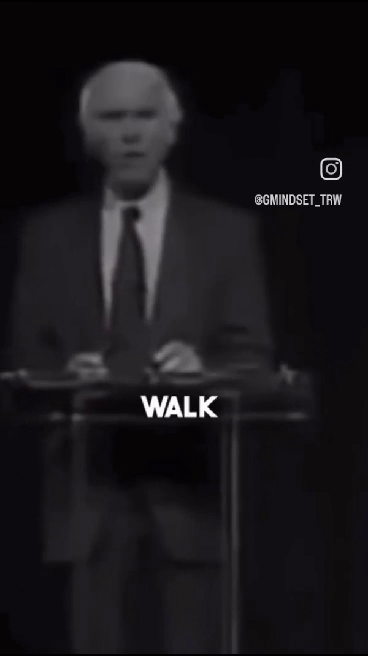
#> input picture frame 43 of 29_MEANSHIFT_AND_CAMSHIFT/traffic.mp4, 368 x 656 px
$ python sample2.py
#> lines starting #> are read from the running program, lines starting #| are printed output that depends on the picture
import numpy as np
import cv2 as cv

cap = cv.VideoCapture('traffic.mp4')
ret,frame = cap.read()
#> frame is the input picture: shape (656, 368, 3); mean B, G, R 26.4, 22.5, 25.2

# dimensions of initial location of window
x, y, w, h = 300, 200, 100, 50

tracker = (x, y, w, h)

region = frame[y:y+h, x:x+w]
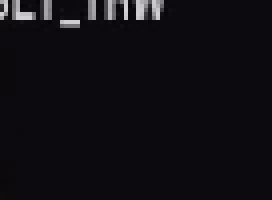
#> region: shape (50, 68, 3) (shown 4 times larger); mean B, G, R 19.5, 13.6, 16.6

hsv_reg = cv.cvtColor(region, cv.COLOR_BGR2HSV)
#> hsv_reg: shape (50, 68, 3); mean H, S, V 135.3, 98.1, 19.5

mask = cv.inRange(hsv_reg, np.array((0., 60.,32.)), np.array((180.,255.,255.)))
#> mask: shape (50, 68); every value is 0

reg_hist = cv.calcHist([hsv_reg],[0],mask,[180],[0,180])
#> reg_hist = 180 values from 0 to 0

cv.normalize(reg_hist,reg_hist,0,255,cv.NORM_MINMAX)


# Setup the termination criteria
criteria = ( cv.TERM_CRITERIA_EPS | cv.TERM_CRITERIA_COUNT, 10, 1 )
while(1):
    ret, frame = cap.read()

    if ret == True:
        hsv = cv.cvtColor(frame, cv.COLOR_BGR2HSV)
#> hsv: shape (656, 368, 3); mean H, S, V 145.3, 62, 26.6
        dst = cv.calcBackProject([hsv],[0],reg_hist,[0,180],1)
#> dst: shape (656, 368); every value is 0

        # apply camshift
        ret, tracker = cv.CamShift(dst, tracker, criteria)
#> ret = ((0, 0), (0, 0), 0); tracker = (290, 190, 78, 70)
        pts = cv.boxPoints(ret)
#> pts = [[0, 0], [0, 0], [0, 0], [0, 0]]
        pts = np.int0(pts)
        img = cv.polylines(frame,[pts],True, 255,2)
        cv.imshow('img',img)

        k = cv.waitKey(30) & 0xff
#> (key Esc is pressed here)
        if k==115:
            cv.imwrite('capture.png', img)

        if k == 27:
            break

$ run again, starting later in the video
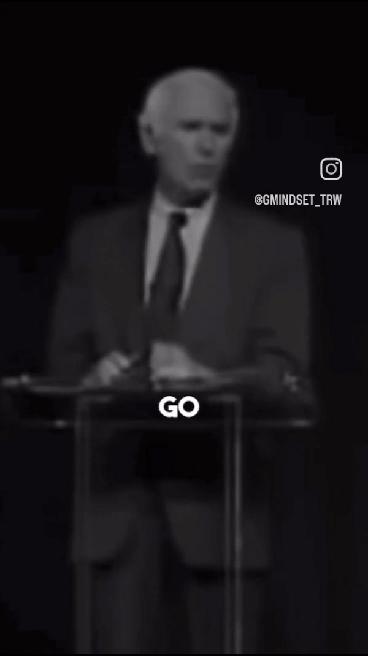
#> input picture frame 197 of 29_MEANSHIFT_AND_CAMSHIFT/traffic.mp4, 368 x 656 px
#> frame is the input picture: shape (656, 368, 3); mean B, G, R 25.2, 21.6, 24.2
#> `region = frame[y:y+h, x:x+w]`:
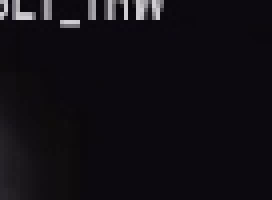
#> region: shape (50, 68, 3) (shown 4 times larger); mean B, G, R 20.2, 14.8, 17.8
#> hsv_reg: shape (50, 68, 3); mean H, S, V 137.8, 88.7, 20.3
#> mask: shape (50, 68); every value is 0
#> reg_hist = 180 values from 0 to 0
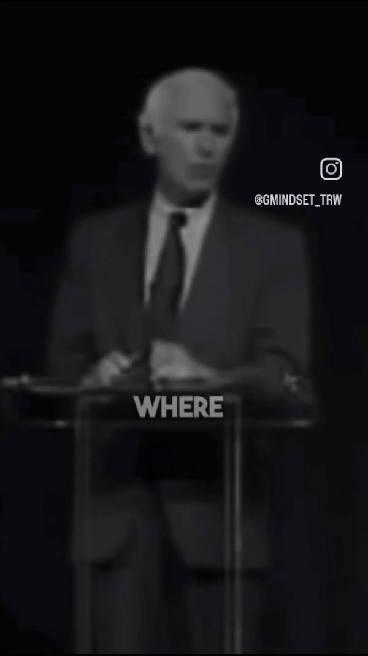
#> input picture frame 198 of 29_MEANSHIFT_AND_CAMSHIFT/traffic.mp4, 368 x 656 px
#> frame is the input picture: shape (656, 368, 3); mean B, G, R 25.2, 21.6, 24.3
#> hsv: shape (656, 368, 3); mean H, S, V 146.9, 62.1, 25.5
#> dst: shape (656, 368); every value is 0
#> ret = ((0, 0), (0, 0), 0); tracker = (290, 190, 78, 70)
#> pts = [[0, 0], [0, 0], [0, 0], [0, 0]]

$ run again, starting later in the video
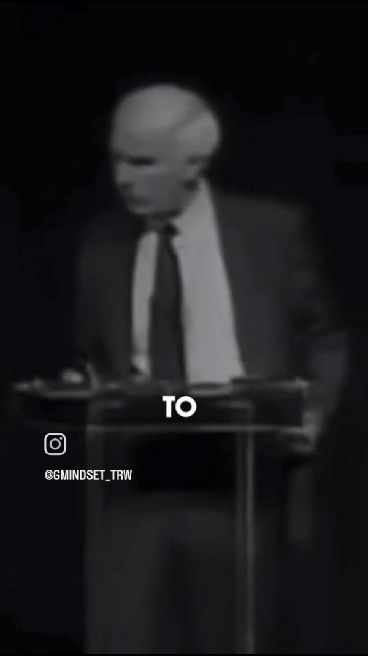
#> input picture frame 351 of 29_MEANSHIFT_AND_CAMSHIFT/traffic.mp4, 368 x 656 px
#> frame is the input picture: shape (656, 368, 3); mean B, G, R 29.7, 25.9, 28.6
#> `region = frame[y:y+h, x:x+w]`:
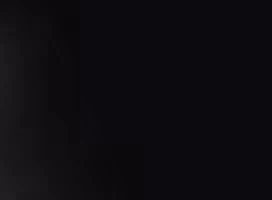
#> region: shape (50, 68, 3) (shown 4 times larger); mean B, G, R 16.6, 11.3, 14.3
#> hsv_reg: shape (50, 68, 3); mean H, S, V 137.9, 85.6, 16.6
#> mask: shape (50, 68); every value is 0
#> reg_hist = 180 values from 0 to 0
#> hsv: shape (656, 368, 3); mean H, S, V 145.9, 63.4, 29.7
#> dst: shape (656, 368); every value is 0
#> ret = ((0, 0), (0, 0), 0); tracker = (290, 190, 78, 70)
#> pts = [[0, 0], [0, 0], [0, 0], [0, 0]]
